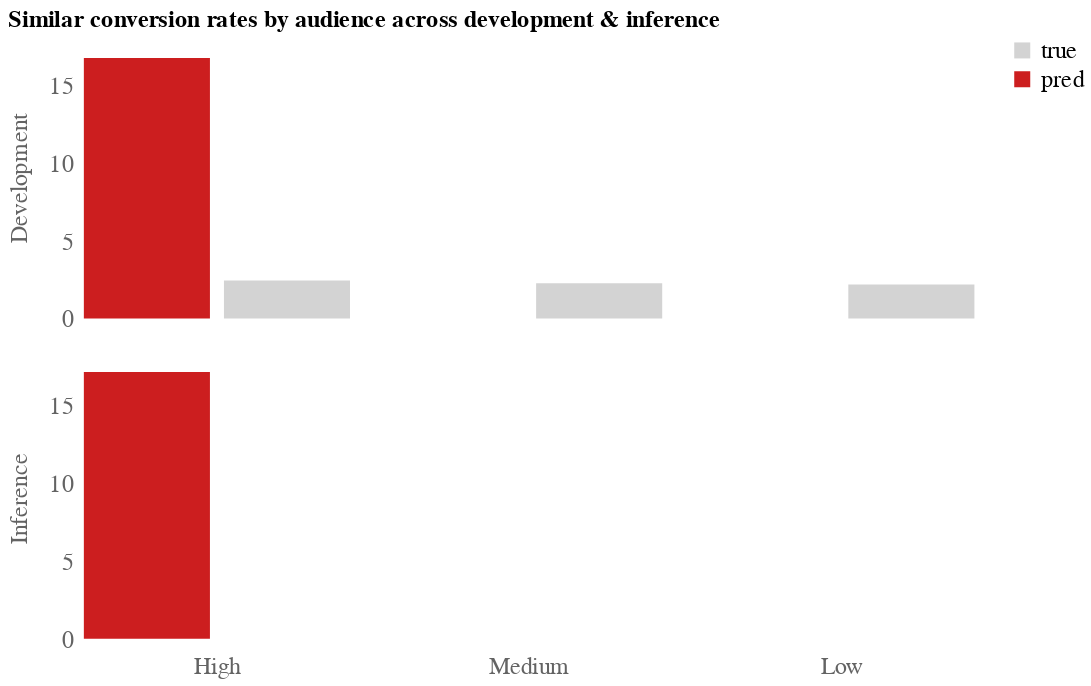

Source (notebook cell):
### Markdown cell above
Show plot comparing true and predicted conversion rates for each audience group

### Code cell
chart = dh.plot_repeated_column_row_grouped_bar_chart(
    df_hmap_aud,
    xvar = "var",
    yvar = "value",
    color_by_col = "var",
    row_var = "data_type",
    col_var = "maudience",
    ptitle_str=(
        "Similar conversion rates by audience across "
        "development & inference"
    ),
    tooltip=[
        alt.Tooltip('maudience:N', title='Audience Group'),
        alt.Tooltip('data_type:N', title="Type of data"),
        alt.Tooltip('var:N', title="Quantity"),
        alt.Tooltip('value:Q', title='Value', format=".2f"),
    ],
    row_spacing = 25,
    bar_order=['true', 'pred'],
    bar_colors=['lightgrey', '#cc1e1f'],
    axis_label_fontsize=15,
    axis_title_fontsize=15,
    show_title = True,
    fig_size=dict(width=175, height=175),
)
chart

### Figure 1 — Vega-Lite specification as saved in the notebook (floating-point values rounded to 4 significant figures)
{"config": {"view": {"continuousWidth": 300, "continuousHeight": 300, "strokeOpacity": 0}, "axis": {"grid": false, "labelColor": "#636363", "labelFontSize": 15}, "legend": {"labelFontSize": 15}}, "data": {"name": "data-baad2450823f05c22fa600c4ab4b0abd"}, "mark": {"type": "bar"}, "encoding": {"color": {"field": "var", "scale": {"domain": ["true", "pred"], "range": ["lightgrey", "#cc1e1f"]}, "title": null, "type": "nominal"}, "column": {"field": "maudience", "header": {"labelColor": "#636363", "labelFontSize": 15, "orient": "bottom"}, "sort": ["High", "Medium", "Low"], "title": null, "type": "nominal"}, "row": {"field": "data_type", "header": {"labelColor": "#636363", "labelFontSize": 15}, "spacing": 25, "title": null, "type": "nominal"}, "tooltip": [{"field": "maudience", "title": "Audience Group", "type": "nominal"}, {"field": "data_type", "title": "Type of data", "type": "nominal"}, {"field": "var", "title": "Quantity", "type": "nominal"}, {"field": "value", "format": ".2f", "title": "Value", "type": "quantitative"}], "x": {"axis": {"domain": false, "labels": false, "ticks": false, "title": null}, "field": "var", "type": "nominal"}, "y": {"axis": {"domain": false, "ticks": false, "title": null}, "field": "value", "type": "quantitative"}}, "height": 175, "title": {"text": "Similar conversion rates by audience across development & inference", "anchor": "start", "fontSize": 15}, "width": 175, "$schema": "https://vega.github.io/schema/vega-lite/v5.8.0.json", "datasets": {"data-baad2450823f05c22fa600c4ab4b0abd": [{"maudience": "High", "data_type": "Inference", "var": "true", "value": 0.0}, {"maudience": "Low", "data_type": "Inference", "var": "true", "value": 0.0}, {"maudience": "Medium", "data_type": "Inference", "var": "true", "value": 0.0}, {"maudience": "High", "data_type": "Inference", "var": "pred", "value": 17.14}, {"maudience": "Low", "data_type": "Inference", "var": "pred", "value": 0.0}, {"maudience": "Medium", "data_type": "Inference", "var": "pred", "value": 0.0}, {"maudience": "High", "data_type": "Development", "var": "true", "value": 2.455}, {"maudience": "Low", "data_type": "Development", "var": "true", "value": 2.187}, {"maudience": "Medium", "data_type": "Development", "var": "true", "value": 2.276}, {"maudience": "High", "data_type": "Development", "var": "pred", "value": 16.74}, {"maudience": "Low", "data_type": "Development", "var": "pred", "value": 0.0}, {"maudience": "Medium", "data_type": "Development", "var": "pred", "value": 0.0}]}}
